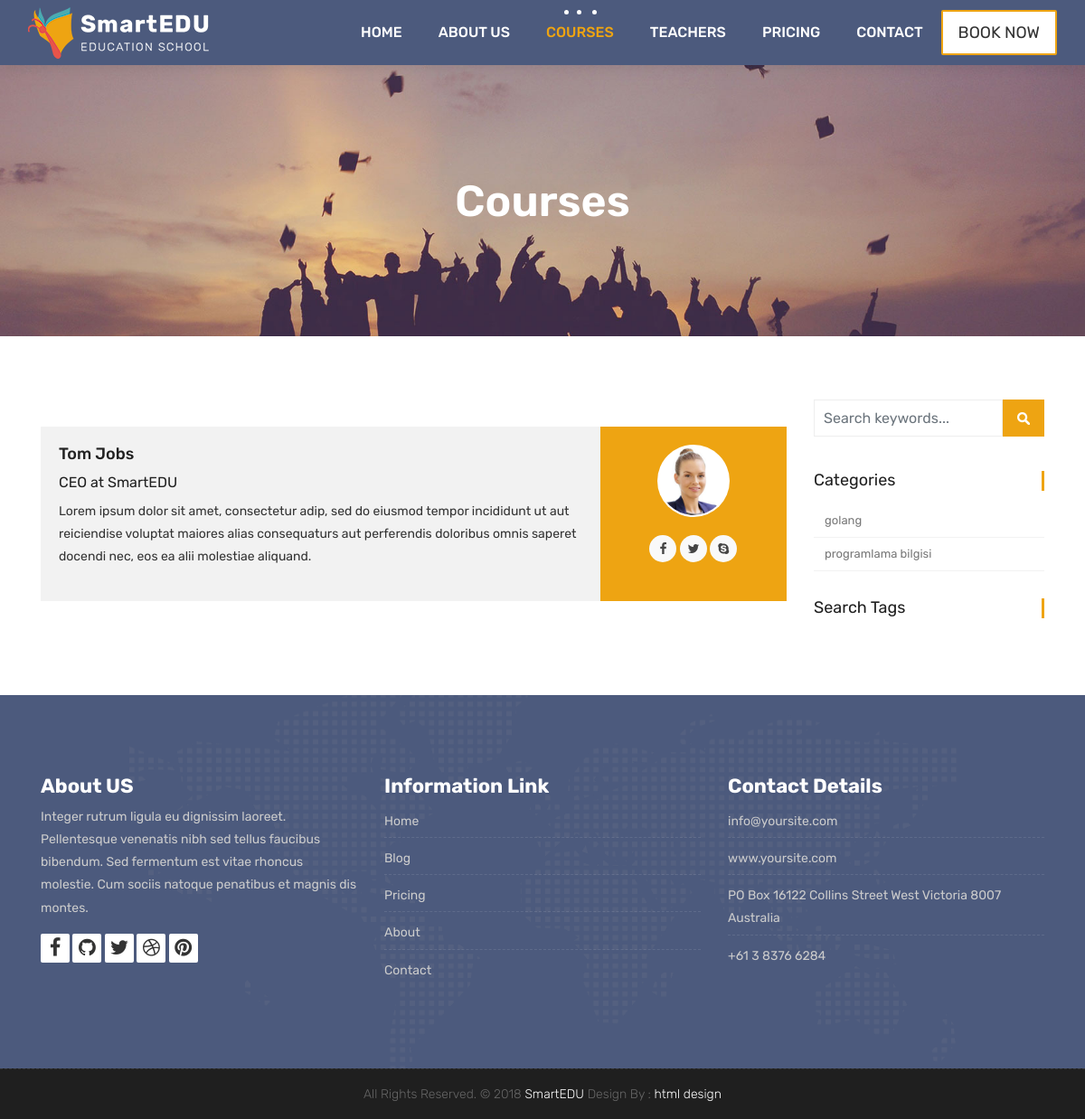
Page /courses/tags/front-end on the earlier database version.
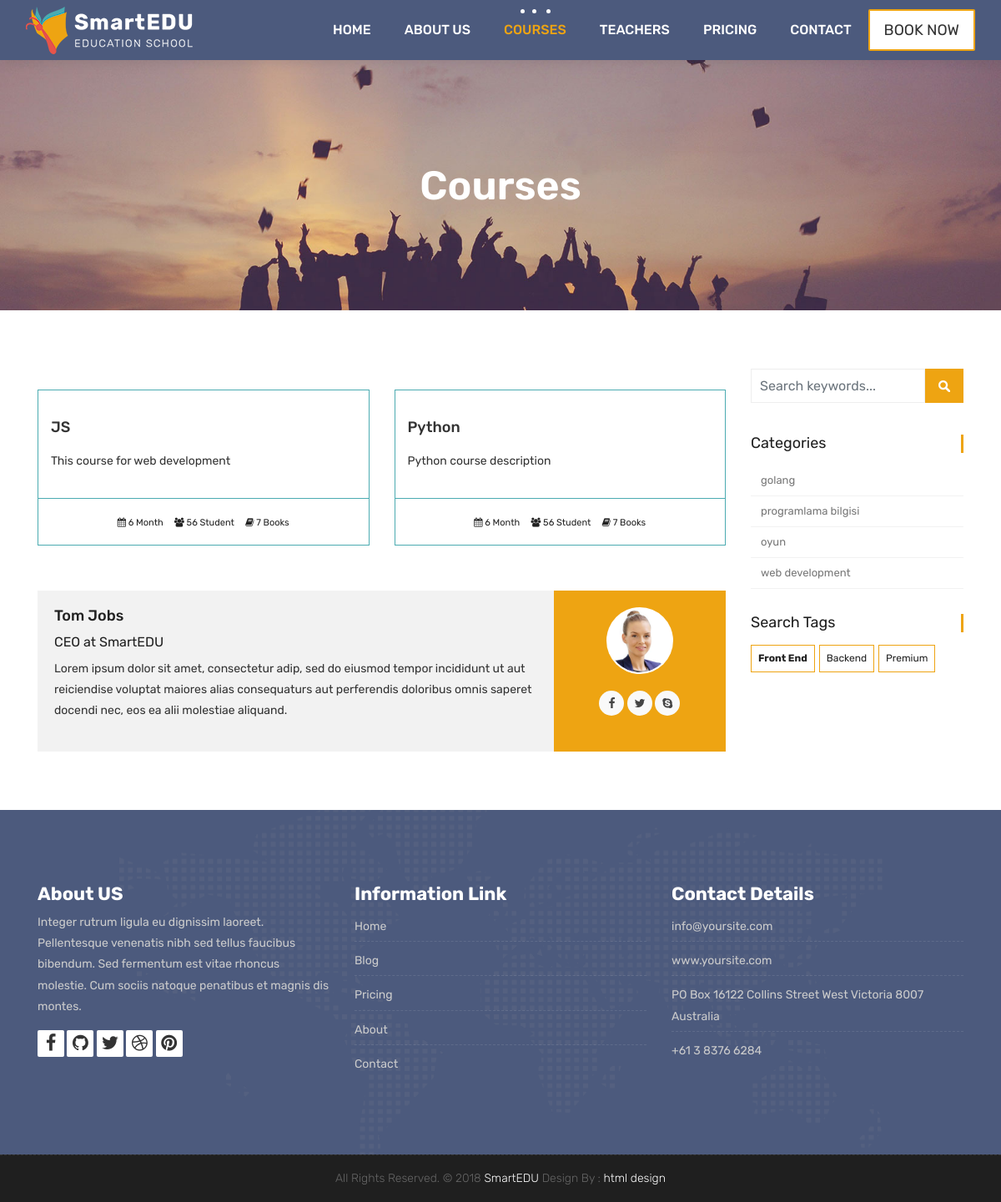
Same page on the later database version.
### courses/models.py (models this page shows, shortened)
class Category(models.Model):
    name = models.CharField(max_length=50, null=True)
    slug = models.SlugField(max_length=50, unique=True, null=True)

class Course(models.Model):
    name = models.CharField(max_length=200, unique=True)
    category = models.ForeignKey(Category, null=True, on_delete=models.DO_NOTHING)
    tags = models.ManyToManyField(Tag, blank=True, null= True)
    description = models.TextField(blank=True, null=True)
    image = models.ImageField(upload_to="courses/%Y/%m/%d/", default="courses/default_course_image.jpg")
    date = models.DateTimeField(auto_now=True)
    available = models.BooleanField(default=True)

class Tag(models.Model):
    name = models.CharField(max_length=50, null=True)
    slug = models.SlugField(max_length=50, unique=True, null=True)

### courses/views.py (the view)
# urls.py: path('tags/<slug:tag_slug>', views.tag_list, name="courses_by_tag"),
def tag_list(request, tag_slug):
    courses = Course.objects.all().filter(tags__slug=tag_slug)
    categories = Category.objects.all()
    tags = Tag.objects.all()
    context = {
        'courses': courses,
        'categories': categories,
        'tags': tags,
    }
    return render(request, 'courses.html', context)

### templates/courses.html (shortened to what this page needs)
{% extends 'partials/_base.html' %}
{% load static %}
{% block content %}
	<div class="all-title-box">
		<div class="container text-center">
			<h1>Courses</span></h1>
		</div>
	</div>
    <div id="overviews" class="section wb">
        <div class="container">
            <div class="row">
                <div class="col-lg-9 blog-post-single">
                    <div class="row">
						{% for course in courses %}
                        <div class="col-lg-6 col-md-6 col-12 mb-4">
                            <div class="course-item">
                                <div class="image-blog">
                                </div>
                                <div class="course-br">
                                    <div class="course-title">
                                        <h2><a href="{% url 'course_detail' course.category.slug course.id %}" title="">{{course.name}}</a></h2>
                                    </div>
                                    <div class="course-desc">
                                        <p>{{course.description | truncatechars:140}}</p>
                                    </div>
                                </div>
                                <div class="course-meta-bot">
                                    <ul>
                                        <li><i class="fa fa-calendar" aria-hidden="true"></i> 6 Month</li>
                                        <li><i class="fa fa-users" aria-hidden="true"></i> 56 Student</li>
                                        <li><i class="fa fa-book" aria-hidden="true"></i> 7 Books</li>
                                    </ul>
                                </div>
                            </div>
                        </div>
						{% endfor %}
                    </div>
					<div class="blog-author">
						<div class="author-bio">
							<h3 class="author_name"><a href="#">Tom Jobs</a></h3>
							<h5>CEO at <a href="#">SmartEDU</a></h5>
							<p class="author_det">
								Lorem ipsum dolor sit amet, consectetur adip, sed do eiusmod tempor incididunt  ut aut reiciendise voluptat maiores alias consequaturs aut perferendis doloribus omnis saperet docendi nec, eos ea alii molestiae aliquand.
							</p>
						</div>
						<div class="author-desc">
							<img src="images/author.jpg" alt="about author">
							<ul class="author-social">
								<li><a href="#"><i class="fa fa-facebook"></i></a></li>
								<li><a href="#"><i class="fa fa-twitter"></i></a></li>
								<li><a href="#"><i class="fa fa-skype"></i></a></li>
							</ul>
						</div>
					</div>
                </div>
				<div class="col-lg-3 col-12 right-single">
					<div class="widget-search">
						<div class="site-search-area">
							<form method="get" id="site-searchform" action="#">
								<div>
									<input class="input-text form-control" name="search-k" id="search-k" placeholder="Search keywords..." type="text">
									<input id="searchsubmit" value="Search" type="submit">
								</div>
							</form>
						</div>
					</div>
					<div class="widget-categories">
						<h3 class="widget-title">Categories</h3>
						<ul>
							{% for category in categories %}
							<li><a href="{% url 'courses_by_category' category.slug %}">{{ category.name }}</a></li>
							{% endfor %}
						</ul>
					</div>
					<div class="widget-tags">
						<h3 class="widget-title">Search Tags</h3>
						<ul class="tags">
							{% for tag in tags %}
							<li><a href="{% url 'courses_by_tag' tag.slug %}">{% if tag.slug in request.path %} <b>{{ tag.name }}</b> {% else %} {{ tag.name }} {% endif %} </a></li>
							{% endfor %}
						</ul>
					</div>
				</div>
            </div>
        </div>
    </div>
	{% endblock %}

Differences in the rows shown:
now on this page (row edited): Course: name "JS", description "This course for web development"
now on this page (row edited): Course: name "Python", description "Python course description"
added Category: name "oyun"
added Category: name "web development"
added Tag: name "Front End"
added Tag: name "Backend"
added Tag: name "Premium"
